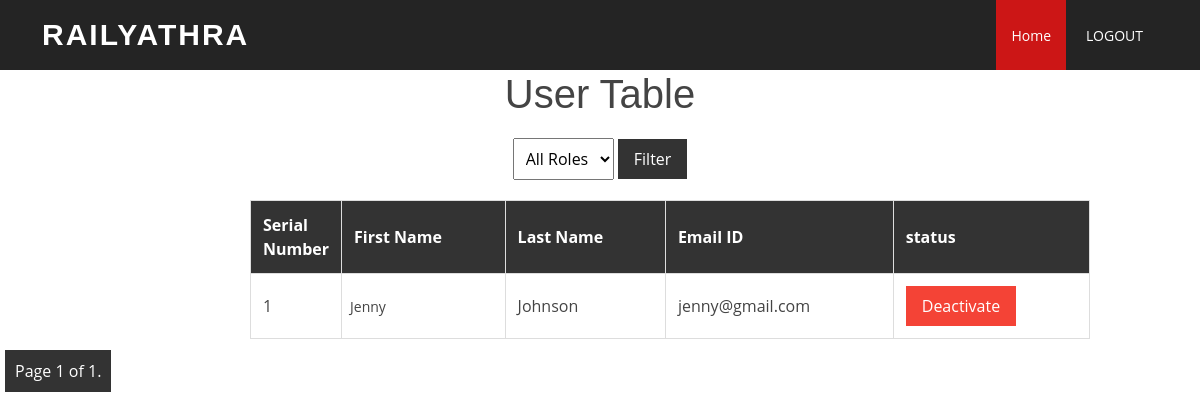
The app's page /userview/, older data.
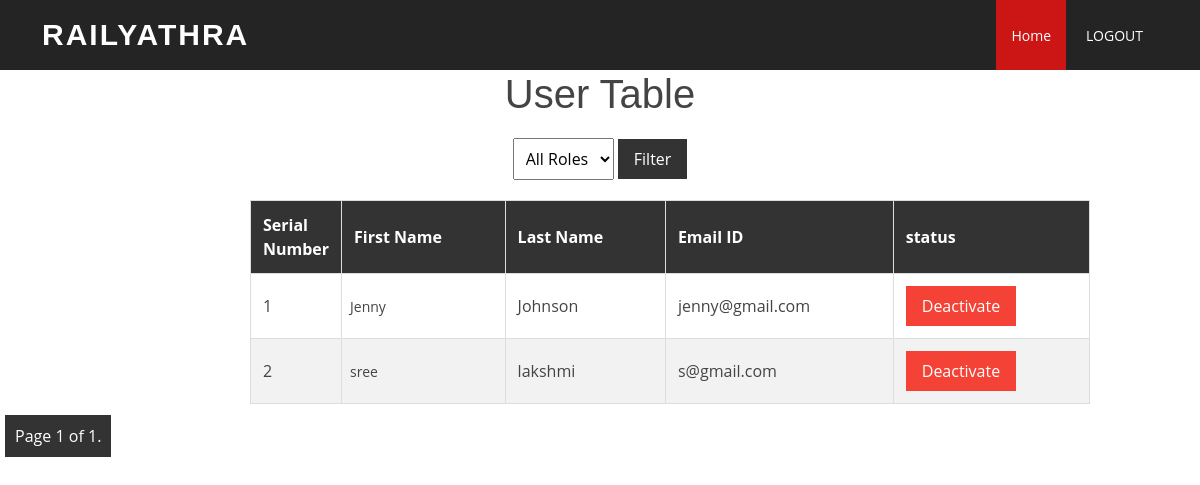
The same page, newer data.
### myApp/models.py (models this page shows)
class User(AbstractUser):
    class Role(models.TextChoices):
        ADMIN="ADMIN",'ADMIN'
        USER="USER",'User'
    role = models.CharField(max_length=50,choices=Role.choices)

### myApp/views.py (the view)
# urls.py: path('userview/',views.userview,name='userview'),
def userview(request):
    role_filter = request.GET.get('role')
    users = User.objects.filter(~Q(is_superuser=True))  # Exclude superusers by default
    if role_filter:
        users = users.filter(role=role_filter)
    page = request.GET.get('page', 1)
    paginator = Paginator(users, 10)  # Change 10 to the number of users per page you want
    try:
        users = paginator.page(page)
    except PageNotAnInteger:
        users = paginator.page(1)
    except EmptyPage:
        users = paginator.page(paginator.num_pages)
    context = {'User_profiles': users, 'role_filter': role_filter}
    return render(request, 'userview.html', context)

### templates/userview.html (shortened to what this page needs)
{% load static %}
<!DOCTYPE html>
<html lang="en">
<head>
  <link href="{% static '/vendor/aos/aos.css' %}" rel="stylesheet">
  <link href="{% static '/vendor/bootstrap/css/bootstrap.min.css' %}" rel="stylesheet">
  <link href="{% static '/vendor/bootstrap-icons/bootstrap-icons.css' %}" rel="stylesheet">
  <link href="{% static '/vendor/boxicons/css/boxicons.min.css' %}" rel="stylesheet">
  <link href="{% static '/vendor/glightbox/css/glightbox.min.css' %}" rel="stylesheet">
  <link href="{% static '/vendor/swiper/swiper-bundle.min.css' %}" rel="stylesheet">
  <link href="{% static '/css/style.css' %}" rel="stylesheet">
  <link href="{% static '/css/style.css' %}" rel="stylesheet">
</head>
<body>
  <header id="header" class="d-flex align-items-center">
    <div class="container d-flex align-items-center justify-content-between">
      <h1 class="logo"><a href="index.html">RAILYATHRA</a></h1>
      <nav id="navbar" class="navbar">
        <ul>
          <li><a class="nav-link scrollto active" href="{% url 'dashboard' %}">Home</a></li>
          <li><a class="nav-link scrollto" href="{% url 'handlelogout' %}"  id= "logout-link" class="btn btn-primary">LOGOUT</a></li>
        </ul>
      </nav>
    </div>
  </header>
<div><center>
    <h1>User Table</h1></center>
    <form action="{% url 'userview' %}" method="GET">
    <div class="filter-container">
        <select id="roleFilter" name="role">
            <option value="">All Roles</option>
        </select>
        <button id="filterButton" type="submit">Filter</button>
    </form>
    </div>
    <table>
        <tr>
            <th>Serial Number</th>
            <th>First Name</th>
            <th>Last Name</th>
            <th>Email ID</th>
            <th>status</th>
        </tr>
        <tbody>
            {% for Users in User_profiles %}
                {% if not Users.is_superuser %}
                    <tr>
                        <td class="serial-number">{{ forloop.counter }}</td>
                        <td>{{ Users.first_name }}</td>
                        <td>{{ Users.last_name }}</td>
                        <td>{{ Users.email }}</td>
                        <td>{% if Users.is_active %}
                            <form method="post" action="{% url 'deactivate_user' Users.id %}">
                                <button type="submit" class="deactivate-button">Deactivate</button>
                            </form>
                        {% else %}
                            <form method="post" action="{% url 'activate_user' Users.id %}">
                                {% csrf_token %}
                                <button type="submit" class="activate-button">Activate</button>
                            </form>
                        {% endif %}
                        </td>
                    </tr>
                {% endif %}
            {% endfor %}
        </tbody>
    </table>
<div class="pagination">
    <span class="step-links">
        <span class="current">
            Page {{ User_profiles.number }} of {{ User_profiles.paginator.num_pages }}.
        </span>
    </span>
</div>

Row changes from the older to the newer data that the page shows:
added User: first_name "sree", last_name "lakshmi", email "s@gmail.com", is_active "Deactivate"
